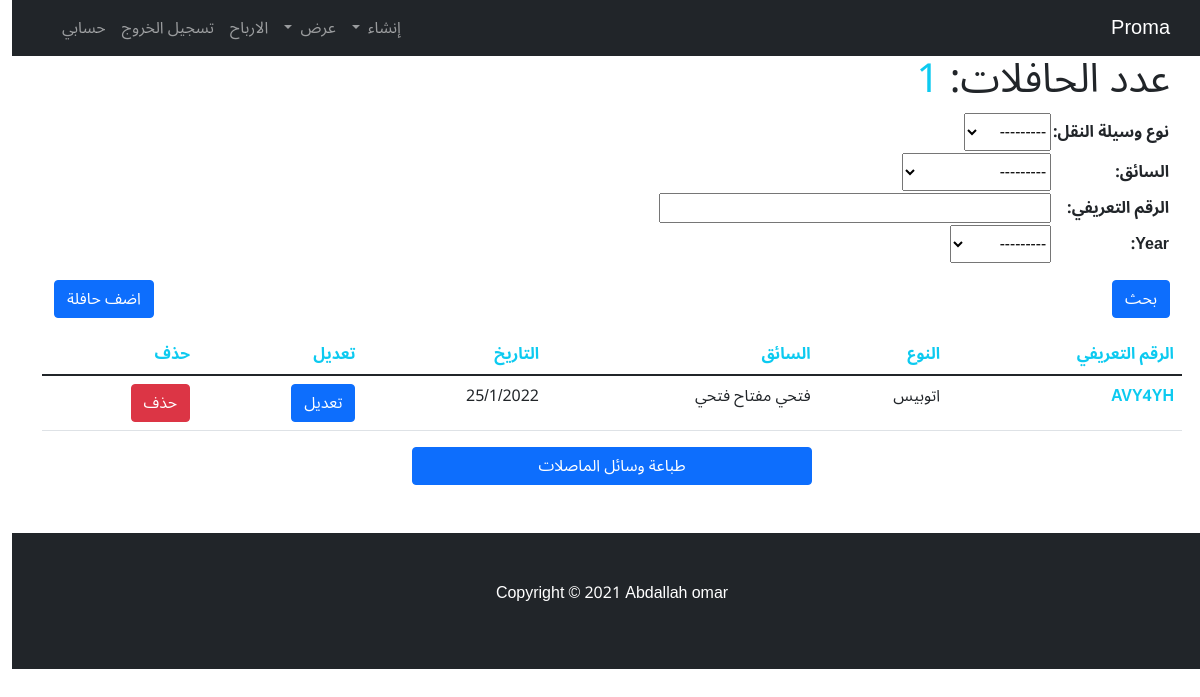
Screenshot of /transports/ (signed in) with the database file from the repository.
### home_app/models.py (models this page shows, shortened)
class Transport(models.Model):
    user = models.ForeignKey(User, verbose_name=("المستخدم"), on_delete=models.CASCADE)
    kind = models.CharField(max_length=50, choices=kind_of_Transport, verbose_name=("نوع وسيلة النقل"))
    driver = models.OneToOneField("driver", verbose_name=("السائق"), on_delete=models.CASCADE)
    number = models.CharField(max_length=20, verbose_name="الرقم التعريفي")
    year = models.CharField(max_length=50,choices=academic_years,blank=True,null=True)
    date = models.DateTimeField(auto_now=True, verbose_name="التاريخ")
    add_date = models.DateField(auto_now=False, auto_now_add=False, verbose_name="التاريخ",null=True,blank=True)
    class Meta:
        verbose_name = ("Transport")
        verbose_name_plural = ("Transports")
    def __str__(self):
        return self.number

class driver(models.Model):
    user = models.ForeignKey(User, verbose_name=("المستخدم"), on_delete=models.CASCADE)
    profile = models.ForeignKey(Profile, verbose_name=("المستخدم"), on_delete=models.CASCADE)
    name = models.CharField(max_length=50, verbose_name="الاسم")
    number_kawme = models.IntegerField(verbose_name="الرقم القومي")
    number_phone = models.IntegerField(verbose_name="رقم الهاتف")
    Salary = models.IntegerField(verbose_name="المرتب الشهري")
    image = models.ImageField(upload_to="boys_images/", verbose_name="صورة السائق", blank=True, null=True)
    rateb = models.IntegerField(verbose_name="الراتب السنوي", null=True ,blank=True)
    year = models.CharField(max_length=50,choices=academic_years,blank=True,null=True)
    date = models.DateTimeField(auto_now=True, verbose_name="التاريخ")
    add_date = models.DateField(auto_now=False, auto_now_add=False, verbose_name="التاريخ",null=True,blank=True)
    def __str__(self):
       return self.name
    class Meta:
        verbose_name = 'driver'
        verbose_name_plural = 'drivers'

### home_app/views.py (the view)
# urls.py: path('transports/', Transports, name="Transports"),
@login_required
def Transports(request):
    Transports = Transport.objects.filter(user=request.user).order_by('date')
    filter = Transport_Filter(request.GET, queryset=Transports,request=request)
    Transports =  filter.qs
    paginator = Paginator(Transports,20)
    page_number = request.GET.get('page')
    page_pbj = paginator.get_page(page_number)
    context = {'Transports':page_pbj, 'filter':filter, 'count':Transports.count()}
    return render(request, 'project/Transports.html', context)

### home_app/filters.py (called while the page is built)
def custom_filter_driver(request):
    return driver.objects.filter(user=request.user)

### home_app/templates/project/Transports.html (shortened to what this page needs)
{% extends 'base.html' %}
{% block body %}
  <div class="container">
    <h1>عدد الحافلات: <span class="text-info">{{count}}</span></h1>
  </div>
  <div class="container my_search">
    <div class="row">
        <form class="col-6">
            <table>{{filter.form.as_table}}</table>
                <button type="submit" class="btn btn-primary ml-3 mt-3">بحث</button>
      </form>
      <div class="col-6 text-end align-self-end">
        <a href="{% url 'app:add_transport' %}" class="btn btn-primary">اضف حافلة</a>
      </div>
    </div>
</div>
<table class="table container mt-3">
    <thead>
      <tr class="text-info">
        <th scope="col">الرقم التعريفي</th>
        <th scope="col" class="d-none d-sm-table-cell">النوع</th>
        <th scope="col">السائق</th>
        <th scope="col" class="d-none d-sm-table-cell">التاريخ</th>
        <th scope="col">تعديل</th>
        <th scope="col">حذف</th>
      </tr>
    </thead>
    <tbody>
    {% for Transports in Transports %}
        <th scope="row"><a href="{% url 'app:transports_detail' Transports.id %}" class="link-info">{{Transports}}</a></th>
        <td class="d-none d-sm-table-cell">{{Transports.kind}}</td>
        <td>{{Transports.driver}}</td>
        <td class="d-none d-sm-table-cell">{{Transports.date|date:"j/n/Y"}}</td>
        <td><a class="btn btn-primary" href="{% url 'app:edit_transport'  Transports.id %}">تعديل</a></td>
        <td><a class="btn btn-danger" href="{% url 'app:delete_transport'  Transports.id %}">حذف</a></td>
    {% endfor %}
    </tbody>
  </table>
<div class="row">
    <div class="col text-center">
      <button onclick="window.print();" class="btn btn-primary col-4">طباعة وسائل الماصلات</button>
    </div>
</div>
{% endblock body %}

### home_app/templates/base.html (style rules this page uses)
* { font-family: 'Noto Sans Arabic', sans-serif; }
a { text-decoration: none; }

### rows the page displays
Transport: number "AVY4YH", kind "اتوبيس", driver "فتحي مفتاح فتحي", date "25/1/2022"

### other values shown
{{ count }} "1"
